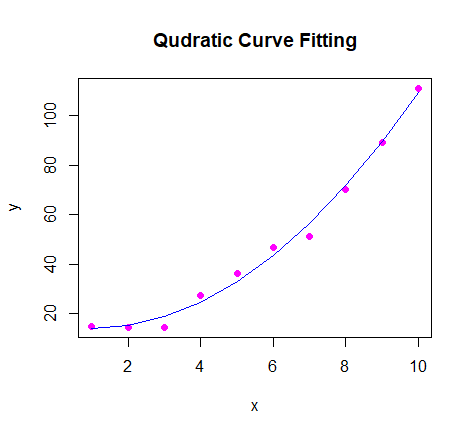

Recreate this plot in R.
# Preparing the data
# nonLinear qudratic function 
p = function(x) x^2
# Random Generator
x = seq(1, 10, by = 1)
y = p(x) + runif(10)*15
# Create the data frame.
df = data.frame(x = x, y = y)
head(df)

# Fitting the model and prediction
fit2 <- lm(y~poly(x,2,raw=TRUE), data=df)
#create a scatterplot of x vs. y
plot(df$x, df$y, pch=19, 
     main = 'Qudratic Curve Fitting',
     xlab='x', ylab='y', col = 'magenta')

x_axis <- seq(1, 10, length=10)
lines(x_axis, predict(fit2, data.frame(x=x_axis)), col='blue')
